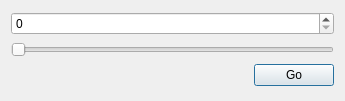
<ui version="4.0" >
 <class>goToLineForm</class>
 <widget class="QDialog" name="goToLineForm" >
  <property name="geometry" >
   <rect>
    <x>0</x>
    <y>0</y>
    <width>345</width>
    <height>101</height>
   </rect>
  </property>
  <property name="sizePolicy" >
   <sizepolicy vsizetype="Minimum" hsizetype="Minimum" >
    <horstretch>0</horstretch>
    <verstretch>0</verstretch>
   </sizepolicy>
  </property>
  <property name="windowTitle" >
   <string>Go To Line</string>
  </property>
  <layout class="QGridLayout" >
   <item row="0" column="0" colspan="2" >
    <widget class="QSpinBox" name="spinBox" />
   </item>
   <item row="1" column="0" colspan="2" >
    <widget class="QSlider" name="horizontalSlider" >
     <property name="maximum" >
      <number>100</number>
     </property>
     <property name="pageStep" >
      <number>1</number>
     </property>
     <property name="orientation" >
      <enum>Qt::Horizontal</enum>
     </property>
    </widget>
   </item>
   <item row="2" column="0" >
    <spacer>
     <property name="orientation" >
      <enum>Qt::Horizontal</enum>
     </property>
     <property name="sizeHint" >
      <size>
       <width>241</width>
       <height>20</height>
      </size>
     </property>
    </spacer>
   </item>
   <item row="2" column="1" >
    <widget class="QPushButton" name="goButton" >
     <property name="text" >
      <string>Go</string>
     </property>
    </widget>
   </item>
  </layout>
 </widget>
 <resources/>
 <connections>
  <connection>
   <sender>horizontalSlider</sender>
   <signal>sliderMoved(int)</signal>
   <receiver>spinBox</receiver>
   <slot>setValue(int)</slot>
   <hints>
    <hint type="sourcelabel" >
     <x>172</x>
     <y>46</y>
    </hint>
    <hint type="destinationlabel" >
     <x>172</x>
     <y>20</y>
    </hint>
   </hints>
  </connection>
  <connection>
   <sender>spinBox</sender>
   <signal>valueChanged(int)</signal>
   <receiver>horizontalSlider</receiver>
   <slot>setValue(int)</slot>
   <hints>
    <hint type="sourcelabel" >
     <x>172</x>
     <y>20</y>
    </hint>
    <hint type="destinationlabel" >
     <x>172</x>
     <y>46</y>
    </hint>
   </hints>
  </connection>
 </connections>
</ui>
